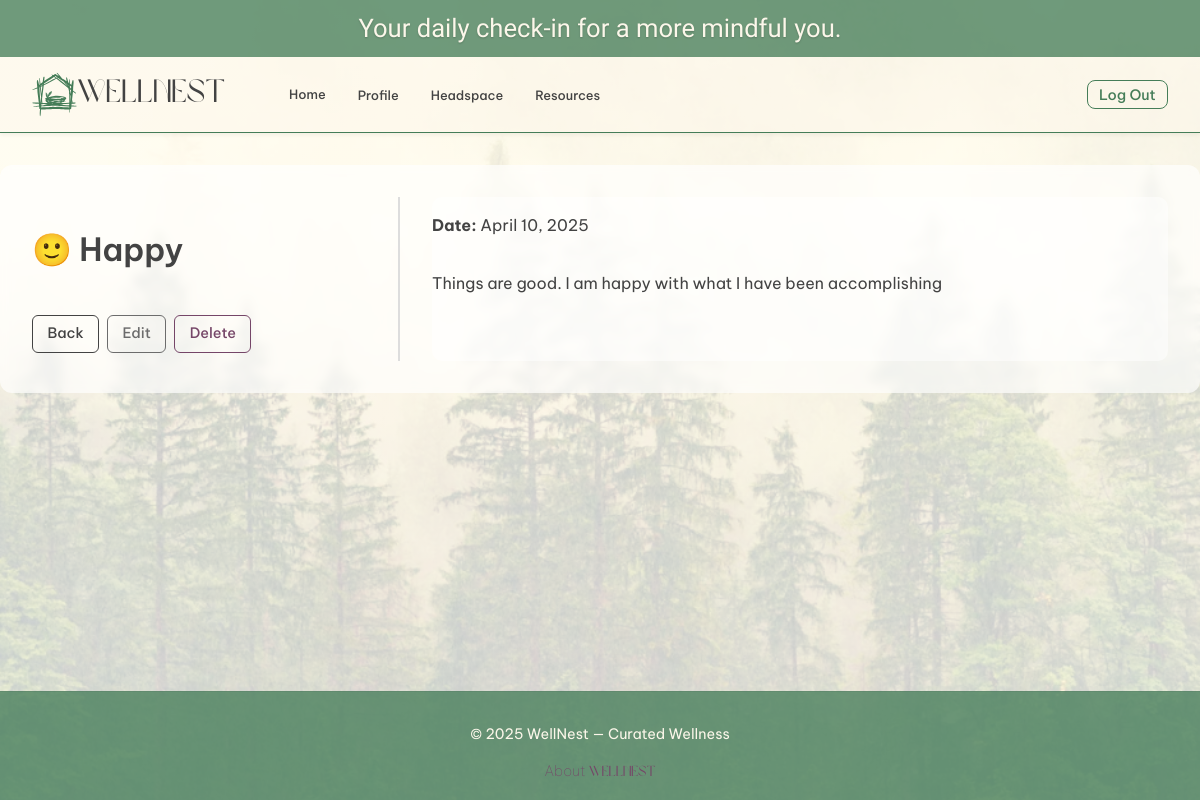
Screenshot of /moods/2/ (signed in) with the database file from the repository.
### main_app/models.py (models this page shows, shortened)
class MoodEntry(models.Model):
    date = models.DateField('Mood date')
    mood = models.CharField(max_length=20, choices=MOOD_CHOICES)
    note = models.TextField(blank=True)
    user = models.ForeignKey(User, on_delete=models.CASCADE)
    class Meta:
        ordering = ['-date']

### main_app/views/mood_views.py (the view)
# urls.py: path('moods/<int:mood_id>/', views.mood_detail, name='mood-detail'),
@login_required
def mood_detail(request, mood_id):
    mood = get_object_or_404(MoodEntry, id=mood_id)
    return render(request, 'moods/mood_detail.html', {'mood': mood})

### main_app/templates/moods/mood_detail.html
{% extends 'base.html' %}
{% load static %}
{% block head %}
<link rel="stylesheet" href="{% static 'css/moods/mood_detail.css' %}">
{% endblock %}
{% block content %}
<div class="mood-detail-grid">
  <section class="mood-meta">
    <h1>{{ mood.get_mood_display }}</h1>
    <div class="mood-detail-actions">
        <a href="{% url 'mood-index' %}">Back</a>
        <a href="{% url 'mood-edit' mood.id %}">Edit</a>
        <a href="{% url 'mood-delete' mood.id %}">Delete</a>
    </div>
</section>
<section class="mood-log-box">
    <p><strong>Date:</strong> {{ mood.date }}</p>
    {% if mood.note %}
      <p>{{ mood.note }}</p>
    {% else %}
      <p><em>No notes provided.</em></p>
    {% endif %}
  </section>
</div>
{% endblock %}

### main_app/static/css/base.css (style rules this page uses)
body, p, a, li, button, input, textarea { font-family: 'Be Vietnam Pro', sans-serif; }
h1, h2, h3 { font-family: 'Be Vietnam Pro', sans-serif; font-weight: 600; }
:root { --color-brand-primary: #457D58; --color-brand-secondary: #CCC9A1; --color-text-primary: #434343; --color-text-secondary: #8E8E8E; --color-background: #fcf7ea; --color-accent-optional: #754668; }
html, body { height: 100%; margin: 0; }
body { font-family: 'Be Vietnam Pro', Arial, sans-serif; background: linear-gradient(rgba(255, 255, 255, 0.7), rgba(255, 255, 255, 0.7)), url('/static/images/Reflection.png') no-repeat center center fixed; background-size: cover; color: var(--color-text-primary); line-height: 1.6; height: 800px; display: flex; flex-direction: column; }

### main_app/static/css/moods/mood_detail.css (style rules this page uses)
.mood-detail-grid { font-family: 'Be Vietnam Pro', sans-serif; display: grid; grid-template-columns: 1fr 2fr; gap: 2rem; max-width: 1200px; margin: 2rem auto; padding: 2rem; background: rgba(255, 255, 255, 0.65); border-radius: 12px; backdrop-filter: blur(5px); }
.mood-meta { border-right: 2px solid #ddd; padding-right: 2rem; }
.mood-meta h1 { font-size: 2rem; margin-bottom: 1rem; }
.mood-log-box { background-color: rgba(255, 255, 255, 0.5); border-radius: 10px; display: flex; flex-direction: column; align-items: flex-start; text-align: left; }
.mood-detail-actions { display: flex; gap: 0.5rem; margin-top: 2rem; flex-wrap: wrap; justify-content: flex-start; padding: 0.5rem 0; }
.mood-detail-actions a { font-family: 'Be Vietnam Pro', sans-serif; text-decoration: none; padding: 0.4rem 0.9rem; border-radius: 6px; font-weight: 500; font-size: 0.9rem; border: 1.5px solid; transition: all 0.3s ease; background-color: transparent; }
.mood-detail-actions a:nth-child(1) { border-color: #434343; color: #434343; }
.mood-detail-actions a:nth-child(2) { border-color: #6c6c6c; color: #6c6c6c; }
.mood-detail-actions a:nth-child(3) { border-color: var(--color-accent-optional); color: var(--color-accent-optional); }

### rows the page displays
MoodEntry: mood "🙂 Happy", date "April 10, 2025", note "Things are good. I am happy with what I have been accomplishing"
